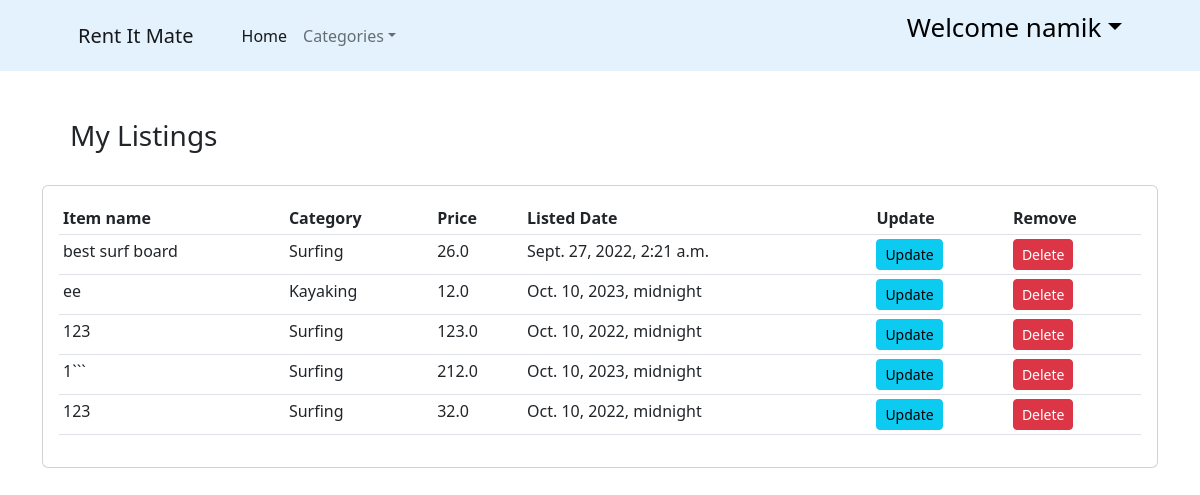
The app's page /my-items/2/ (signed in) with its own data.
### ecommerce/models.py (models this page shows, shortened)
class Customer (models.Model):
    user= models.OneToOneField(User, null=True, on_delete=models.CASCADE)
    name = models.CharField(max_length=100, null=True)
    phone=models.CharField(max_length=100, null=True)
    email=models.CharField(max_length=100, null=True)
    date_created= models.DateTimeField(auto_now_add=True)
    address = models.CharField(verbose_name="Address", max_length=100, null=True, blank=True)
    town = models.CharField(verbose_name="Town/City", max_length=100, null=True, blank=True)
    post_code = models.CharField(verbose_name="Post Code", max_length=8, null=True, blank=True)
    country = models.CharField(verbose_name="Country", max_length=100, null=True, blank=True)
    latitude = models.CharField(verbose_name="Latitude", max_length=50, null=True, blank=True)
    longitude = models.CharField(verbose_name="Longitude", max_length=50, null=True, blank=True)

class Product(models.Model):
    CATEGORY = (('Camping', 'Camping'),
                ('Surfing', 'Surfing'),
                ('Kayaking', 'Kayaking'),
                )
    customer = models.ForeignKey(Customer, null=True, on_delete=models.SET_NULL)
    name = models.CharField(max_length=200, null=True)
    price = models.FloatField(null=True)
    category = models.CharField(max_length=200, null=True,choices=CATEGORY)
    description = models.CharField(max_length=200, null=True, blank=True)
    date_created= models.DateTimeField(auto_now_add=True, null=True)
    available_from = models.DateTimeField(null=True)
    available_to = models.DateTimeField(null=True)
    item_pic = models.ImageField( null=True)
    item_pic_2 = models.ImageField(null=True, blank=True)
    item_pic_3 = models.ImageField(null=True, blank=True)
    item_pic_4 = models.ImageField(null=True, blank=True)

### ecommerce/views.py (the view)
# urls.py: path('my-items/<str:pk>/', views.myitem, name='myitem'),
@login_required(login_url='login')
def myitem(request, pk):
    customer = Customer.objects.get(id=pk)
    form = ProductForm(instance=customer)
    products = Product.objects.all()
    context = {'form':form, 'customer':customer,'products':products}
    return render(request, 'my_item.html', context)

### templates/my_item.html
<!DOCTYPE html>
{% extends 'main.html' %}
{% load static%}
{% load crispy_forms_tags %}
{% block content %}
		<br><br><h3>&emsp;My Listings </h3><br>
		<div class="card card-body" style="overflow-y:auto;">
			<table class="table table-sm">
				<tr>
					<th>Item name</th>
					<th>Category</th>
					<th>Price</th>
					<th>Listed Date</th>
					<th>Update</th>
					<th>Remove</th>
				</tr>
				{% for i in products %}
					{% if i.customer == request.user.customer %}
						<tr>
							<td>{{ i.name }}</td>
							<td>{{ i.category }}</td>
							<td>{{ i.price }}</td>
							<td>{{ i.available_to }}</td>
							<td><a  class = "btn btn-sm btn-info" href="{% url 'updateitem' i.id%}">Update</a></td>
							<td><a  class = "btn btn-sm btn-danger" href="#">Delete</a></td>
						</tr>
					{%endif%}
				{% endfor %}
			</table>
		</div>
{% endblock content %}

### templates/main.html (shortened to what this page needs)
<!DOCTYPE html>
{% load static %}
<html lang="en">
<head>
    <link href="https://cdn.jsdelivr.net/npm/bootstrap@5.2.1/dist/css/bootstrap.min.css" rel="stylesheet">
    <link rel="stylesheet" type="text/css" href="{% static 'cssivy/main.css' %}">
    <link href="https://cdn.jsdelivr.net/npm/bootstrap-icons@1.5.0/font/bootstrap-icons.css" rel="stylesheet" />
</head >
<body>
    <nav class="navbar navbar-expand-lg navbar-light bg-grey" style="background-color: #e3f2fd;">
            <div class="container px-4 px-lg-5">
                <a class="navbar-brand" href="{% url 'index' %}">Rent It Mate</a>
                <div class="collapse navbar-collapse" id="navbarSupportedContent">
                    <ul class="navbar-nav me-auto mb-2 mb-lg-0 ms-lg-4">
                        <li class="nav-item"><a class="nav-link active" aria-current="page" href="{% url 'index' %}">Home</a></li>
                        <li class="nav-item dropdown">
                            <a class="nav-link dropdown-toggle" id="navbarDropdown" href="#" role="button" data-bs-toggle="dropdown" aria-expanded="false">Categories</a>
                        </li>
                    </ul>
                    <form class="d-flex">
                        {% if request.user.is_authenticated %}
                                <ul class="nav-item dropdown">
                                        <a class="nav-link dropdown-toggle" style="text-decoration:none; font-size:26px; color:black;" id="navbarDropdown1" href="#" role="button" data-bs-toggle="dropdown" aria-expanded="false">Welcome {{request.user.customer.name}}</a>
                                </ul>
                        {% else %}
                            <button class="btn btn-outline-dark" style=" background:#9A9E9F" type="submit" >
                                <a href="{% url 'login' %}" style="text-decoration: none; color:black" >Login</a>
                            </button>
                        {% endif%}
                    </form>
                </div>
            </div>
        </nav>
    <div class="container">
        {% block content %}
        {% endblock content %}
    </div>
</body>
</html>

### static/cssivy/main.css (style rules this page uses)
body { background-color : white; }

### records on screen
Product: name "best surf board", category "Surfing", price "26.0", available_to "Sept. 27, 2022, 2:21 a.m."
Product: name "ee", category "Kayaking", price "12.0", available_to "Oct. 10, 2023, midnight"
Product: name "123", category "Surfing", price "123.0", available_to "Oct. 10, 2022, midnight"
Product: name "1```", category "Surfing", price "212.0", available_to "Oct. 10, 2023, midnight"
Product: name "123", category "Surfing", price "32.0", available_to "Oct. 10, 2022, midnight"

### other values on screen
{{ request.user.customer.name }} "namik"
